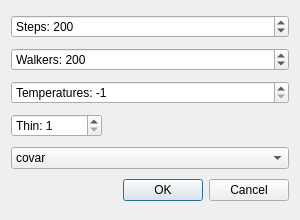
<?xml version="1.0" encoding="UTF-8"?>
<ui version="4.0">
 <class>Dialog</class>
 <widget class="QDialog" name="Dialog">
  <property name="windowModality">
   <enum>Qt::WindowModal</enum>
  </property>
  <property name="geometry">
   <rect>
    <x>0</x>
    <y>0</y>
    <width>300</width>
    <height>220</height>
   </rect>
  </property>
  <property name="windowTitle">
   <string>MCMC setup</string>
  </property>
  <property name="modal">
   <bool>true</bool>
  </property>
  <layout class="QGridLayout" name="gridLayout">
   <item row="0" column="0" colspan="2">
    <widget class="QSpinBox" name="steps">
     <property name="prefix">
      <string>Steps: </string>
     </property>
     <property name="minimum">
      <number>1</number>
     </property>
     <property name="maximum">
      <number>1000000</number>
     </property>
     <property name="value">
      <number>200</number>
     </property>
    </widget>
   </item>
   <item row="1" column="0" colspan="2">
    <widget class="QSpinBox" name="walkers">
     <property name="prefix">
      <string>Walkers: </string>
     </property>
     <property name="minimum">
      <number>20</number>
     </property>
     <property name="maximum">
      <number>10000</number>
     </property>
     <property name="singleStep">
      <number>2</number>
     </property>
     <property name="value">
      <number>200</number>
     </property>
    </widget>
   </item>
   <item row="2" column="0" colspan="2">
    <widget class="QSpinBox" name="temps">
     <property name="prefix">
      <string>Temperatures: </string>
     </property>
     <property name="minimum">
      <number>-1</number>
     </property>
     <property name="maximum">
      <number>40</number>
     </property>
     <property name="singleStep">
      <number>1</number>
     </property>
     <property name="value">
      <number>-1</number>
     </property>
    </widget>
   </item>
   <item row="3" column="0">
    <widget class="QSpinBox" name="thin">
     <property name="prefix">
      <string>Thin: </string>
     </property>
     <property name="minimum">
      <number>1</number>
     </property>
     <property name="maximum">
      <number>10000</number>
     </property>
     <property name="singleStep">
      <number>1</number>
     </property>
     <property name="value">
      <number>1</number>
     </property>
    </widget>
   </item>
   <item row="4" column="0" colspan="2">
    <widget class="QComboBox" name="init">
     <item>
      <property name="text">
       <string>covar</string>
      </property>
     </item>
     <item>
      <property name="text">
       <string>prior</string>
      </property>
     </item>
     <item>
      <property name="text">
       <string>jitter</string>
      </property>
     </item>
    </widget>
   </item>
   <item row="5" column="1">
    <widget class="QDialogButtonBox" name="buttonBox">
     <property name="orientation">
      <enum>Qt::Horizontal</enum>
     </property>
     <property name="standardButtons">
      <set>QDialogButtonBox::Cancel|QDialogButtonBox::Ok</set>
     </property>
    </widget>
   </item>
  </layout>
 </widget>
 <resources/>
 <connections>
  <connection>
   <sender>buttonBox</sender>
   <signal>accepted()</signal>
   <receiver>Dialog</receiver>
   <slot>accept()</slot>
   <hints>
    <hint type="sourcelabel">
     <x>248</x>
     <y>254</y>
    </hint>
    <hint type="destinationlabel">
     <x>157</x>
     <y>274</y>
    </hint>
   </hints>
  </connection>
  <connection>
   <sender>buttonBox</sender>
   <signal>rejected()</signal>
   <receiver>Dialog</receiver>
   <slot>reject()</slot>
   <hints>
    <hint type="sourcelabel">
     <x>316</x>
     <y>260</y>
    </hint>
    <hint type="destinationlabel">
     <x>286</x>
     <y>274</y>
    </hint>
   </hints>
  </connection>
 </connections>
</ui>
